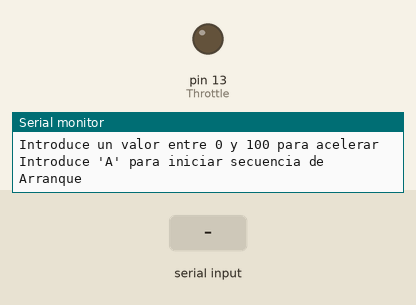
Recording of a sketch running on a simulated Arduino Mega 2560, built with avr-gcc and run on an emulated ATmega2560. Shown: output pins drawn as LEDs (lit = HIGH), the last lines printed to the serial monitor. The inputs (shaded band) are chosen by the test bench.

Above: at 1.7 s.
1.8 s: "90,45\n" received over Serial
At 3.2 s:
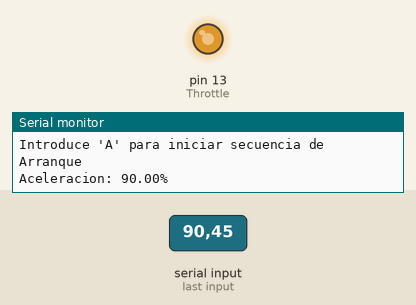
4.3 s: "30,150\n" received over Serial
At 6.3 s:
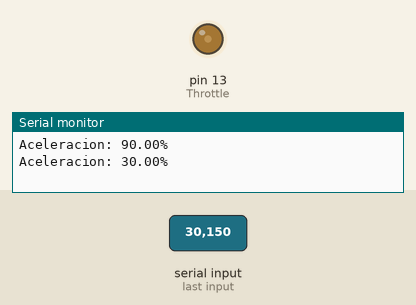
6.8 s: "90\n" received over Serial
At 8.2 s:
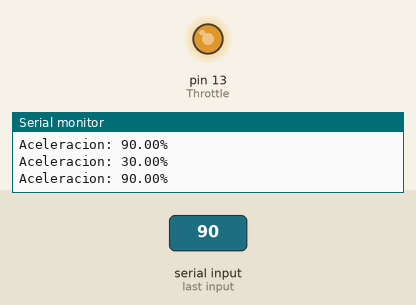
Timing chart, 0 to 9.8 s (numbered marks = the images above; inputs shaded):
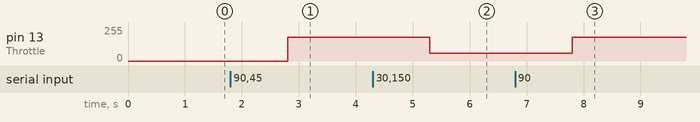

The sketch:

ControlTurbinaFADECV1.ino
```cpp
#define PC Serial //RX0/TX0
#define FADEC Serial1 //RX1/TX1

void setup() {
  PC.begin(57600);
  FADEC.begin(9600);
  delay(500);
  SetupControlesBasicos();
}

void loop() {
  ControlesBasicosMotor();
}
```

ControlesBasicos.ino
```cpp
String DatosControl = "";

void SetupControlesBasicos(){
  #define Throttle 13
  pinMode(13,OUTPUT);
  PC.println("Introduce un valor entre 0 y 100 para acelerar");
  PC.println("Introduce 'A' para iniciar secuencia de Arranque");
}

void ControlesBasicosMotor(){
  //PC.println("CONTROL");
  if (PC.available() > 0) {
    //Leemos datos recibidos como texto y eliminamos espacio del final
    DatosControl = PC.readString(); DatosControl.trim();

    //Convertimos datos a float para conservar los decimales. Si se mete una letra en el serial el tofloat la convierte en 0.00
    float PorcentajeF = DatosControl.toFloat();

    if(DatosControl == "A"){Arranque();}
    else if(PorcentajeF <= 100 and PorcentajeF >= 0){Acelera(PorcentajeF);}
    else{PC.println("Valor no permitido. Debe ser 'A' o debe estar entre 0.0 y 100.0");}
    return;
  }
}
//███FUNCIONES███
void Arranque(){
  PC.println("████████████████████");
  PC.println("Iniciando secuencia de arranque...");
  delay(2000); Acelera(0);  //Trim 0
  delay(2000); Acelera(100);  //Trim 100
  delay(2000); Acelera(25); //Trim idle
  delay(500); PC.println("Completada");
  return;
}

void Acelera(float PorcentajeF){
  int ThrottleInput = round(PorcentajeF/100*200); //Porcentaje a valores de control
  float ThrottleInputF = float(ThrottleInput);  //Porcentaje real de control en vase a variable de control
  PC.println("Aceleracion: " + String(ThrottleInputF /200*100) + "%"); analogWrite(Throttle,String(ThrottleInput).toInt()); //Acelera a valores de control
  return;
}
```

Measured:
- after the input at 1.8 s, pin 13 (Throttle): 0/255 → 180/255 after 1.0 s
- after the input at 4.3 s, pin 13 (Throttle): 180/255 → 60/255 after 1.0 s
- after the input at 6.8 s, pin 13 (Throttle): 60/255 → 180/255 after 1.0 s
